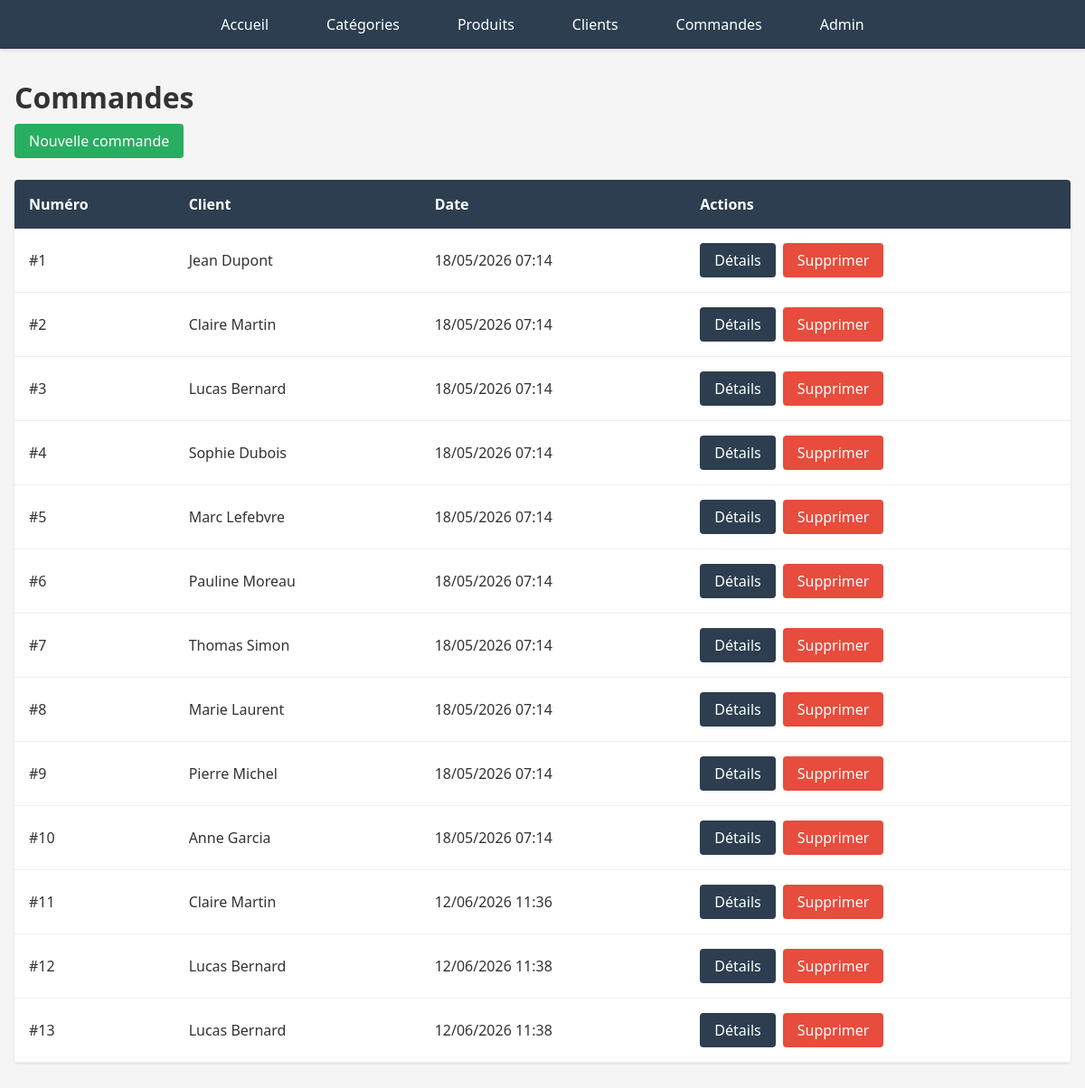
Screenshot of /drive/commandes/ with the database file from the repository.
### drive/models.py (models this page shows, shortened)
class Commande(models.Model):
    numero_commande = models.AutoField(primary_key=True)
    client = models.ForeignKey(Client, on_delete=models.CASCADE)
    date_commande = models.DateTimeField(auto_now_add=True)
    class Meta:
        db_table = 'commandes'

class Client(models.Model):
    numero_client = models.AutoField(primary_key=True)
    nom = models.CharField(max_length=100)
    prenom = models.CharField(max_length=100)
    date_inscription = models.DateField()
    adresse = models.TextField()
    class Meta:
        db_table = 'clients'

### drive/views.py (the view)
# urls.py: path('commandes/', views.commande_list, name='commande_list'),
def commande_list(request):
    return render(request, 'drive/commande/list.html', {'commandes': Commande.objects.select_related('client')})

### drive/templates/drive/commande/list.html (shortened to what this page needs)
{% extends 'drive/base.html' %}
{% block content %}
<div class="header">
    <h1>Commandes</h1>
    <a href="{% url 'commande_create' %}" class="btn btn-success">Nouvelle commande</a>
</div>
{% if commandes %}
<table class="table">
    <thead>
        <tr>
            <th>Numéro</th>
            <th>Client</th>
            <th>Date</th>
            <th>Actions</th>
        </tr>
    </thead>
    <tbody>
        {% for commande in commandes %}
        <tr>
            <td>#{{ commande.numero_commande }}</td>
            <td>{{ commande.client.prenom }} {{ commande.client.nom }}</td>
            <td>{{ commande.date_commande|date:"d/m/Y H:i" }}</td>
            <td>
                <div class="btn-group">
                    <a href="{% url 'commande_detail' commande.numero_commande %}" class="btn">Détails</a>
                    <a href="{% url 'commande_delete' commande.numero_commande %}" class="btn btn-danger">Supprimer</a>
                </div>
            </td>
        </tr>
        {% endfor %}
    </tbody>
</table>
{% else %}
<div class="empty">
    <p>Aucune commande trouvée.</p>
    <a href="{% url 'commande_create' %}" class="btn btn-success">Créer une commande</a>
</div>
{% endif %}
{% endblock %}

### drive/static/drive/style.css (style rules this page uses)
:root { --releve-principale: #2c3e50; --releve-fond-titre-ue: #34495e; --releve-fond-titre-res: #3498db; --releve-fond-titre-sae: #9b59b6; --releve-secondaire: #3498db; --releve-surlignage: #ecf0f1; --accent: #27ae60; --accent-contenu: white; --contenu: #333; --fond-clair: white; --gris-estompe: #bdc3c7; --gris: #95a5a6; --fond: #f5f5f5; --secondaire-contenu: white; }
* { margin: 0; padding: 0; box-sizing: border-box; }
body { font-family: "Segoe UI", Tahoma, Geneva, Verdana, sans-serif; background-color: var(--fond); color: var(--contenu); }
.header { margin-bottom: 1.5rem; }
.header h1 { font-size: 2rem; margin-bottom: 0.5rem; }
.btn { display: inline-block; padding: 0.5rem 1rem; background-color: var(--releve-principale); color: white; text-decoration: none; border-radius: 4px; border: none; cursor: pointer; transition: all 0.2s ease; }
.btn-danger { background-color: #e74c3c; }
.btn-success { background-color: var(--accent); }
.btn-group { display: flex; gap: 0.5rem; flex-wrap: wrap; }
.table { width: 100%; border-collapse: collapse; background-color: var(--fond-clair); box-shadow: 0 1px 3px rgba(0,0,0,0.1); margin-bottom: 2rem; border-radius: 4px; overflow: hidden; }
.table th { background-color: var(--releve-principale); color: white; padding: 1rem; text-align: left; font-weight: bold; }
.table td { padding: 1rem; border-bottom: 1px solid #ecf0f1; }

### rows the page displays
Commande: numero_commande "1", client.prenom "Jean", client.nom "Dupont", date_commande "18/05/2026 07:14"
Commande: numero_commande "2", client.prenom "Claire", client.nom "Martin", date_commande "18/05/2026 07:14"
Commande: numero_commande "3", client.prenom "Lucas", client.nom "Bernard", date_commande "18/05/2026 07:14"
Commande: numero_commande "4", client.prenom "Sophie", client.nom "Dubois", date_commande "18/05/2026 07:14"
Commande: numero_commande "5", client.prenom "Marc", client.nom "Lefebvre", date_commande "18/05/2026 07:14"
Commande: numero_commande "6", client.prenom "Pauline", client.nom "Moreau", date_commande "18/05/2026 07:14"
Commande: numero_commande "7", client.prenom "Thomas", client.nom "Simon", date_commande "18/05/2026 07:14"
Commande: numero_commande "8", client.prenom "Marie", client.nom "Laurent", date_commande "18/05/2026 07:14"
Commande: numero_commande "9", client.prenom "Pierre", client.nom "Michel", date_commande "18/05/2026 07:14"
Commande: numero_commande "10", client.prenom "Anne", client.nom "Garcia", date_commande "18/05/2026 07:14"
Commande: numero_commande "11", client.prenom "Claire", client.nom "Martin", date_commande "12/06/2026 11:36"
Commande: numero_commande "12", client.prenom "Lucas", client.nom "Bernard", date_commande "12/06/2026 11:38"
Commande: numero_commande "13", client.prenom "Lucas", client.nom "Bernard", date_commande "12/06/2026 11:38"
